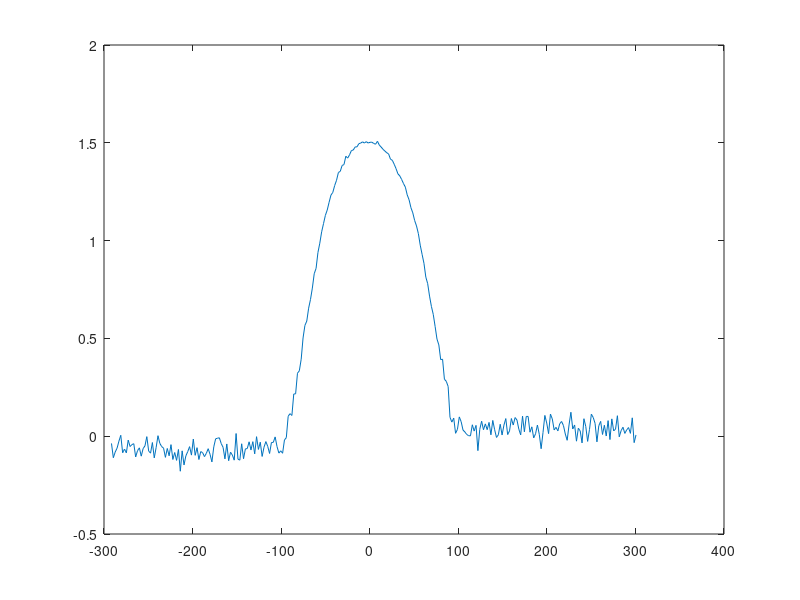

This figure's MATLAB source: (Note: this script raises an error after producing the figure.)
%%
addpath('../../Library');
addpath('/Users/Zhenjie/Github/BoxPaper/NewHybrid/Code/ColorMap');
Power=1/2;
%% plot the line of sight corrected version state2
load('DS8Min.mat')
Imgstrip=pic(abs(X)<40,:);
Nz=sum(Imgstrip)/size(Imgstrip,1);
Nbg=mean(Nz(abs(Z)>150));
pic=pic-Nbg;

%%
picpPower=abs(pic.^Power).*sign(pic);
ImgPowerstrip=picpPower(abs(X)<40,:);
NzPower=sum(ImgPowerstrip)/size(ImgPowerstrip,1);
plot(Z,NzPower)
NbgPower=mean(NzPower(abs(Z)>150));
picpPower=picpPower-NbgPower;
%%
colormap_Unitary=cbrewer('seq', 'Blues', 200, 'cubic');

temp1=colormap_Unitary(:,1);
temp2=colormap_Unitary(:,2);
temp3=colormap_Unitary(:,3);

colormap_Unitary(:,3)=temp1;
colormap_Unitary(:,1)=temp3;
colormap_Unitary(:,2)=temp1;

% Create figure
figure1 = figure;
colormap(colormap_Unitary);

% Create axes
axes1 = axes('Parent',figure1,'unit','inch','position',[1,1,1.47,1.47]);

% Create image
image(Z,X,picpPower,'Parent',axes1,'CDataMapping','scaled');
hold on
box(axes1,'on');
set(axes1,'CLim',[0 1],'DataAspectRatio',[1 1 1],'Layer','top','Ydir','normal');
set(axes1,'XColor',[0 0 0],'YColor',[0 0 0],'ZColor',[0 0 0])
caxis([0,6^Power]);
ylim([-50,0]);
xlim([-250,250])
hold off

%% plot the line of sight corrected version state1
load('DS8Maj.mat')
Imgstrip=pic(abs(X)<40,:);
Nz=sum(Imgstrip)/size(Imgstrip,1);
Nbg=mean(Nz(abs(Z)>200));
pic=pic-Nbg;
%%
picpPower=abs(pic.^Power).*sign(pic);
ImgPowerstrip=picpPower(abs(X)<40,:);
NzPower=sum(ImgPowerstrip)/size(ImgPowerstrip,1);
plot(Z,NzPower)
NbgPower=mean(NzPower(abs(Z)>150));
picpPower=picpPower-NbgPower;


%%
colormap_Unitary=cbrewer('seq', 'Blues', 200, 'cubic');

% temp1=colormap_Unitary(:,1);
% temp2=colormap_Unitary(:,2);
% temp3=colormap_Unitary(:,3);
% 
% colormap_Unitary(:,3)=temp1;
% colormap_Unitary(:,1)=temp3;
% colormap_Unitary(:,2)=temp1;

% Create figure
figure1 = figure;
colormap(colormap_Unitary);

% Create axes
axes1 = axes('Parent',figure1,'unit','inch','position',[1,1,1.47,1.47]);

% Create image
image(Z,X,picpPower,'Parent',axes1,'CDataMapping','scaled');
hold on
box(axes1,'on');
set(axes1,'CLim',[0 1],'DataAspectRatio',[1 1 1],'Layer','top','Ydir','normal');
set(axes1,'XColor',[0 0 0],'YColor',[0 0 0],'ZColor',[0 0 0])
caxis([0,5^Power]);
ylim([-50,0]);
xlim([-250,250])
hold off
